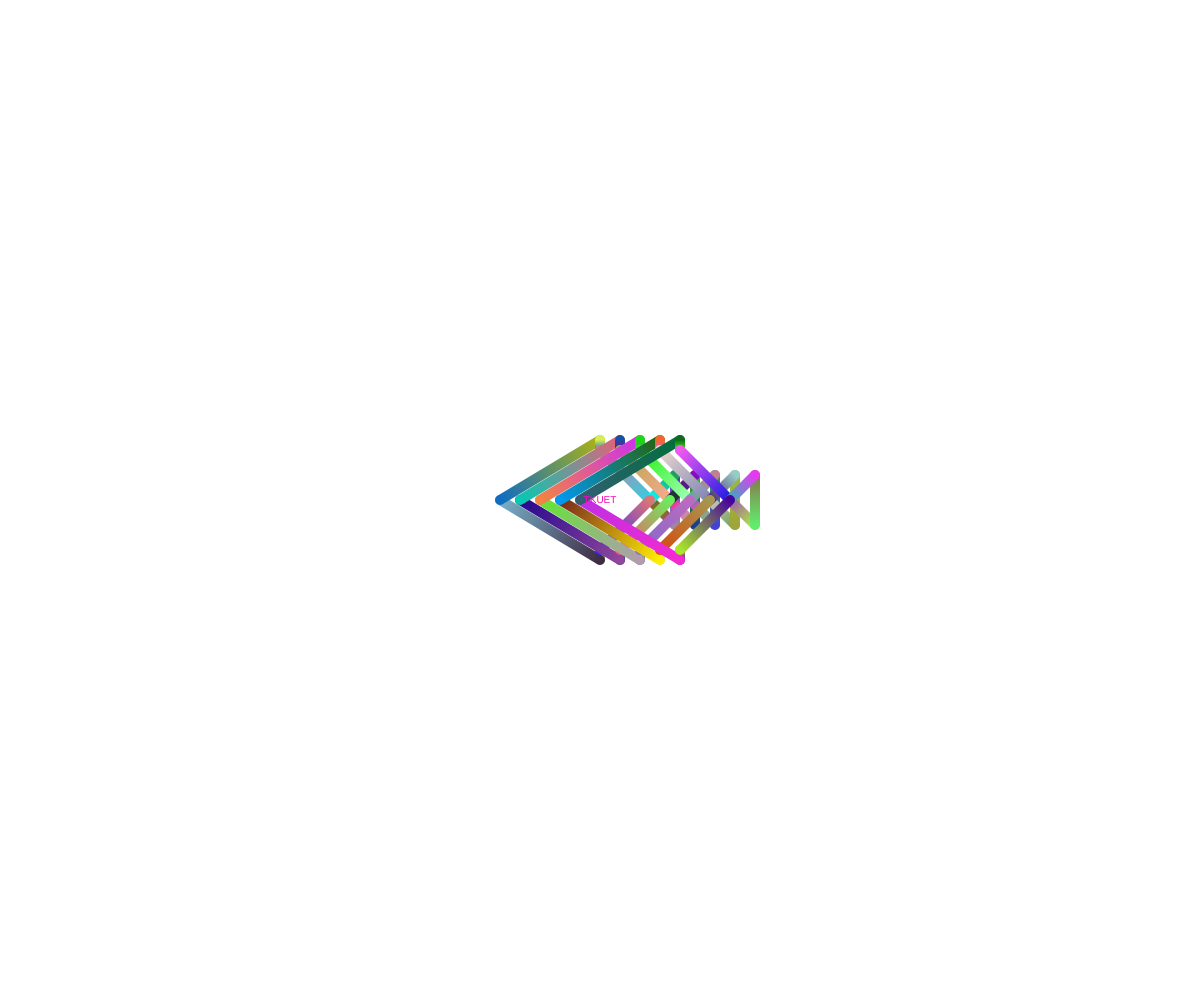
Frame 1 (no input)
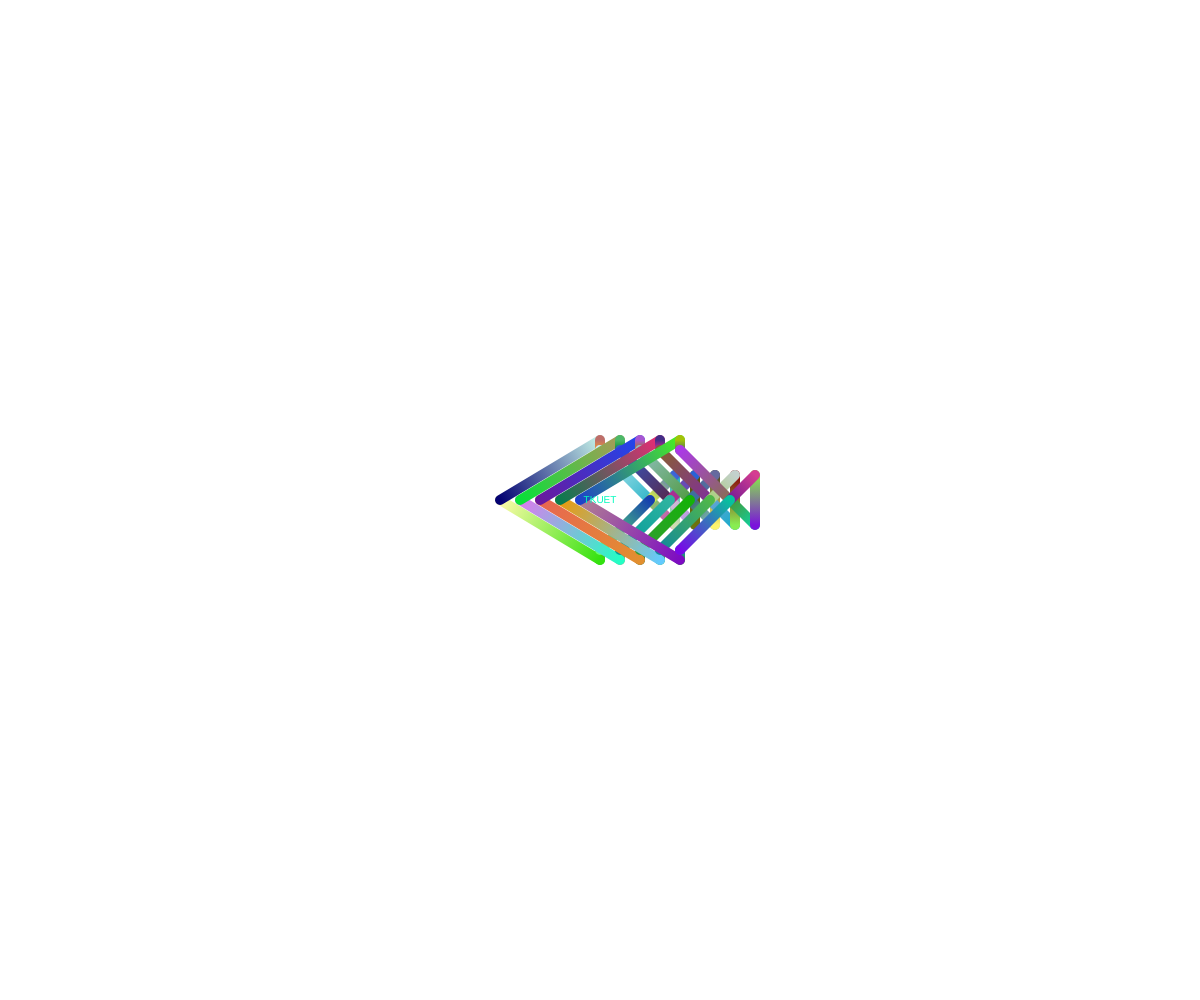
Frame 60 (no input)
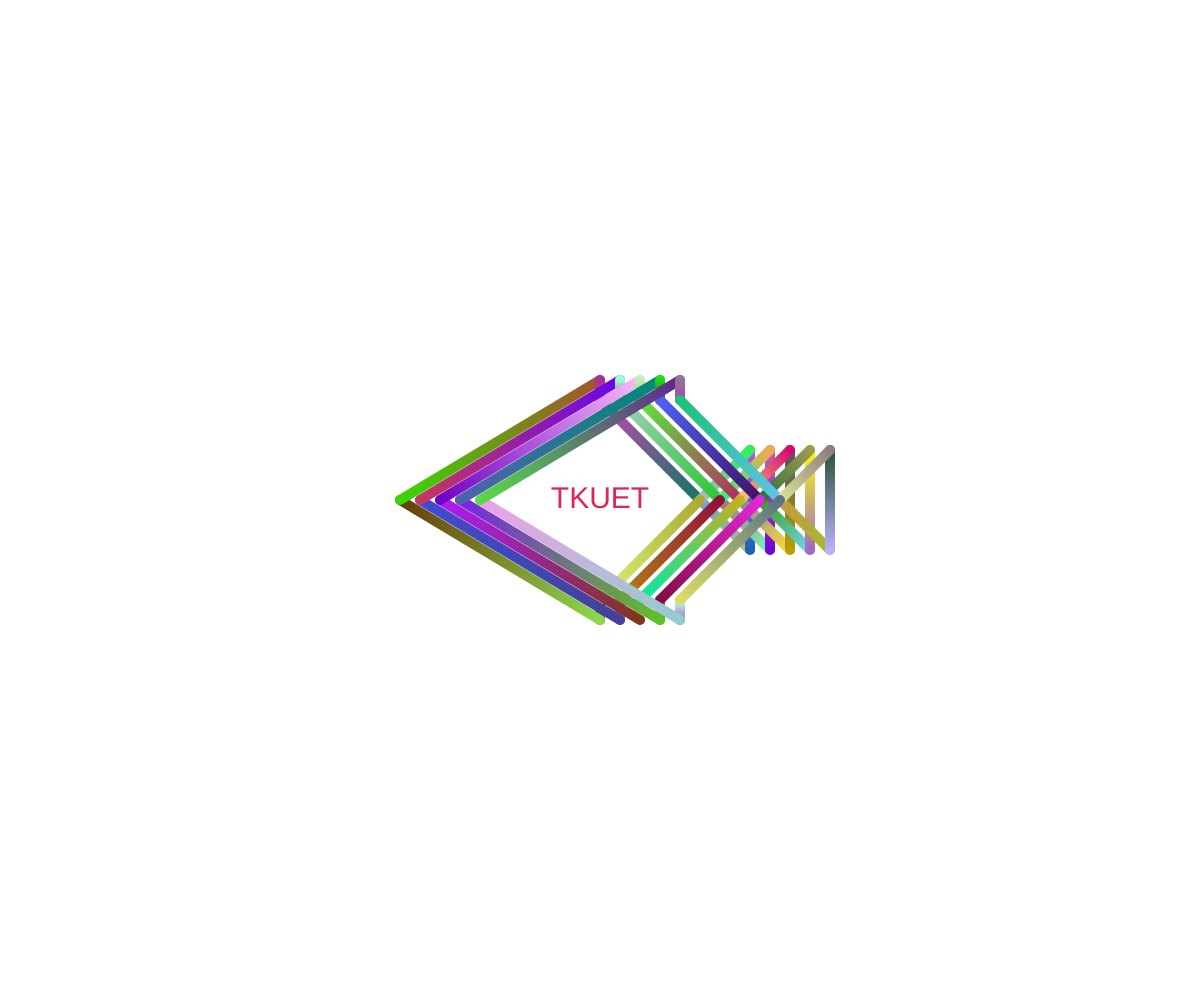
Frame 120 (the mouse pressed at the canvas centre since frame 60)

The p5.js sketch that drew these frames (run headless with seeded random() and noise() and a simulated clock; from frame 60 on, the mouse is pressed at the canvas centre):

// p5.js sketch
// ── sketch.js
let scale = 1.5;
let posX = 0;

function setup() {
  createCanvas(windowWidth, windowHeight);
  colorMode(RGB, 255, 255, 255, 1);
  shape = createShape([
    [0, 50],
    [0, 60],
    [-100, 0],
    [0, -60],
    [0, -50],
    [50, 0],
    [75, 25],
    [75, -25],
    [50, 0]
  ]);
}

function draw() {
  background(255);
  translate(width / 2, height / 2);

  // 根據滑鼠移動改變形狀的大小
  let size = map(mouseX, 0, width, 10, 50);
  scale = map(mouseX, 0, width, 1, 3);

  for (let j = 0; j < 5; j++) {
    push(); // 記錄目前的變換矩陣
    translate(posX + j * 20, 0); // 水平移動多邊形
    for (let i = 0; i < shape.length; i++) {
      let point1 = shape[i];
      let point2 = shape[(i + 1) % shape.length];
      let color1 = color(random(255), random(255), random(255), 1);
      let color2 = color(random(255), random(255), random(255), 1);
      setGradient(
        point1.x * scale,
        point1.y * scale,
        color1,
        point2.x * scale,
        point2.y * scale,
        color2
      );
    }
    pop(); // 恢復先前的變換矩陣
  }
  // 顯示 "TKUET"
  textSize(size);
  textAlign(CENTER, CENTER);
  fill(random(255), random(255), random(255), 1);
  text("TKUET", 0, 0);
}

function setGradient(x1, y1, c1, x2, y2, c2) {
  let gradient = drawingContext.createLinearGradient(x1, y1, x2, y2);
  gradient.addColorStop(0, c1);
  gradient.addColorStop(1, c2);
  drawingContext.strokeStyle = gradient;
  strokeWeight(10);
  line(x1, y1, x2, y2);
}

function createShape(points) {
  let shape = [];
  for (let i = 0; i < points.length; i++) {
    let point = createVector(points[i][0], points[i][1]);
    shape.push(point);
  }
  return shape;
}
